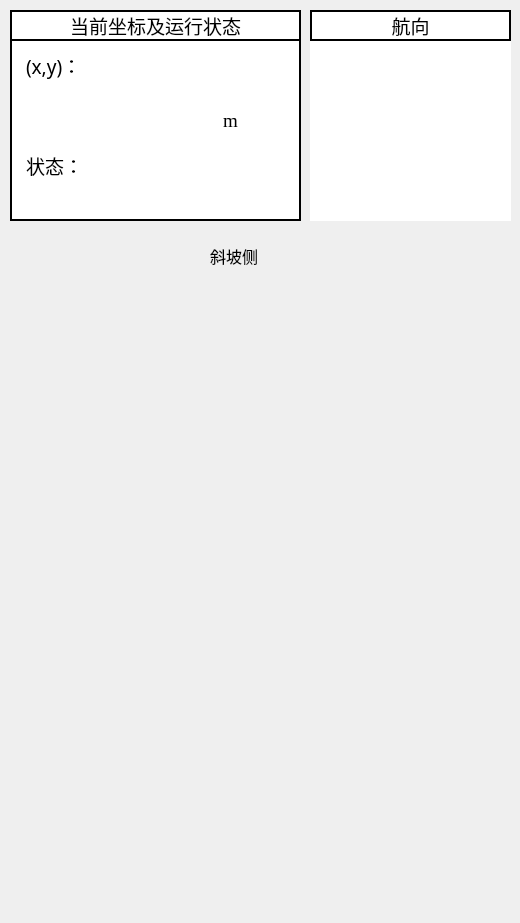
<?xml version="1.0" encoding="UTF-8"?>
<ui version="4.0">
 <class>mainWindow</class>
 <widget class="QMainWindow" name="mainWindow">
  <property name="enabled">
   <bool>true</bool>
  </property>
  <property name="geometry">
   <rect>
    <x>0</x>
    <y>0</y>
    <width>520</width>
    <height>923</height>
   </rect>
  </property>
  <property name="windowTitle">
   <string>清淤机器人声呐装备</string>
  </property>
  <property name="styleSheet">
   <string notr="true">border-color: rgb(255, 255, 255);
border-color: rgb(0, 0, 0);</string>
  </property>
  <widget class="QWidget" name="centralwidget">
   <widget class="QFrame" name="para_list">
    <property name="geometry">
     <rect>
      <x>10</x>
      <y>10</y>
      <width>291</width>
      <height>211</height>
     </rect>
    </property>
    <property name="styleSheet">
     <string notr="true">background-color: rgb(255, 255, 255);
border-color: rgb(0, 0, 0);
border:2px solid black;</string>
    </property>
    <property name="frameShape">
     <enum>QFrame::StyledPanel</enum>
    </property>
    <property name="frameShadow">
     <enum>QFrame::Raised</enum>
    </property>
    <widget class="QLabel" name="label_3">
     <property name="enabled">
      <bool>true</bool>
     </property>
     <property name="geometry">
      <rect>
       <x>0</x>
       <y>0</y>
       <width>291</width>
       <height>31</height>
      </rect>
     </property>
     <property name="font">
      <font>
       <family>宋体</family>
       <pointsize>14</pointsize>
      </font>
     </property>
     <property name="text">
      <string>当前坐标及运行状态</string>
     </property>
     <property name="alignment">
      <set>Qt::AlignCenter</set>
     </property>
    </widget>
    <widget class="QTextBrowser" name="xy_text">
     <property name="geometry">
      <rect>
       <x>20</x>
       <y>80</y>
       <width>181</width>
       <height>41</height>
      </rect>
     </property>
     <property name="styleSheet">
      <string notr="true">border-color: rgb(255, 255, 255);
border:1px solid white;
font: 13pt &quot;宋体&quot;;</string>
     </property>
    </widget>
    <widget class="QLineEdit" name="lineEdit">
     <property name="geometry">
      <rect>
       <x>210</x>
       <y>100</y>
       <width>31</width>
       <height>20</height>
      </rect>
     </property>
     <property name="font">
      <font>
       <family>Times New Roman</family>
       <pointsize>14</pointsize>
       <weight>50</weight>
       <italic>false</italic>
       <bold>false</bold>
      </font>
     </property>
     <property name="styleSheet">
      <string notr="true">border-color: rgb(255, 255, 255);
font: 14pt &quot;Times New Roman&quot;;
border:1px solid white;</string>
     </property>
     <property name="text">
      <string>m</string>
     </property>
    </widget>
    <widget class="QLabel" name="label_5">
     <property name="geometry">
      <rect>
       <x>10</x>
       <y>40</y>
       <width>81</width>
       <height>31</height>
      </rect>
     </property>
     <property name="font">
      <font>
       <family>宋体</family>
       <pointsize>14</pointsize>
       <weight>50</weight>
       <italic>false</italic>
       <bold>false</bold>
      </font>
     </property>
     <property name="styleSheet">
      <string notr="true">border-color: rgb(255, 255, 255);
font: 14pt &quot;宋体&quot;;
border:1px solid white;</string>
     </property>
     <property name="text">
      <string>(x,y)：</string>
     </property>
    </widget>
    <widget class="QLabel" name="label_6">
     <property name="geometry">
      <rect>
       <x>10</x>
       <y>140</y>
       <width>71</width>
       <height>31</height>
      </rect>
     </property>
     <property name="font">
      <font>
       <family>宋体</family>
       <pointsize>14</pointsize>
       <weight>50</weight>
       <italic>false</italic>
       <bold>false</bold>
      </font>
     </property>
     <property name="styleSheet">
      <string notr="true">border-color: rgb(255, 255, 255);
font: 14pt &quot;宋体&quot;;
border:1px solid white;</string>
     </property>
     <property name="text">
      <string>状态：</string>
     </property>
    </widget>
    <widget class="QTextBrowser" name="warning_inf">
     <property name="geometry">
      <rect>
       <x>90</x>
       <y>130</y>
       <width>181</width>
       <height>51</height>
      </rect>
     </property>
     <property name="styleSheet">
      <string notr="true">border-color: rgb(255, 255, 255);
border:1px solid white;
font: 13pt &quot;宋体&quot;;
</string>
     </property>
    </widget>
   </widget>
   <widget class="QWidget" name="horizontalLayoutWidget">
    <property name="geometry">
     <rect>
      <x>10</x>
      <y>260</y>
      <width>501</width>
      <height>721</height>
     </rect>
    </property>
    <layout class="QHBoxLayout" name="pyplot"/>
   </widget>
   <widget class="QLabel" name="label_4">
    <property name="geometry">
     <rect>
      <x>210</x>
      <y>240</y>
      <width>71</width>
      <height>31</height>
     </rect>
    </property>
    <property name="font">
     <font>
      <family>宋体</family>
      <pointsize>12</pointsize>
     </font>
    </property>
    <property name="text">
     <string>斜坡侧</string>
    </property>
   </widget>
   <widget class="QFrame" name="para_list_2">
    <property name="geometry">
     <rect>
      <x>310</x>
      <y>10</y>
      <width>201</width>
      <height>211</height>
     </rect>
    </property>
    <property name="styleSheet">
     <string notr="true">background-color: rgb(255, 255, 255);
border-color: rgb(0, 0, 0);
</string>
    </property>
    <property name="frameShape">
     <enum>QFrame::StyledPanel</enum>
    </property>
    <property name="frameShadow">
     <enum>QFrame::Raised</enum>
    </property>
    <widget class="QWidget" name="horizontalLayoutWidget_2">
     <property name="geometry">
      <rect>
       <x>-30</x>
       <y>30</y>
       <width>231</width>
       <height>211</height>
      </rect>
     </property>
     <layout class="QHBoxLayout" name="pyplot_rudder"/>
    </widget>
    <widget class="QLabel" name="label_7">
     <property name="enabled">
      <bool>true</bool>
     </property>
     <property name="geometry">
      <rect>
       <x>0</x>
       <y>0</y>
       <width>201</width>
       <height>31</height>
      </rect>
     </property>
     <property name="font">
      <font>
       <family>宋体</family>
       <pointsize>14</pointsize>
      </font>
     </property>
     <property name="styleSheet">
      <string notr="true">background-color: rgb(255, 255, 255);
border:2px solid black;</string>
     </property>
     <property name="text">
      <string>航向</string>
     </property>
     <property name="alignment">
      <set>Qt::AlignCenter</set>
     </property>
    </widget>
   </widget>
  </widget>
  <widget class="QMenuBar" name="menubar">
   <property name="geometry">
    <rect>
     <x>0</x>
     <y>0</y>
     <width>520</width>
     <height>26</height>
    </rect>
   </property>
  </widget>
  <widget class="QStatusBar" name="statusbar"/>
 </widget>
 <resources/>
 <connections/>
</ui>
